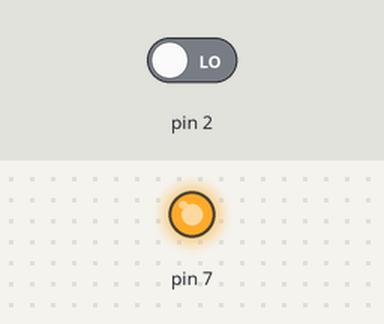
The sketch below on a simulated Arduino Uno, built with avr-gcc and run on an emulated ATmega328P. On the bench: output pins drawn as LEDs (lit = HIGH). The inputs (shaded band) are chosen by the test bench; at power-on: pin 2 LOW. Pins used as bus, display or sensor lines are not drawn; what the sketch prints to the serial monitor is not drawn.

Above: at 0.3 s.
Timing chart, 0 to 1.8 s (numbered marks = the images above):
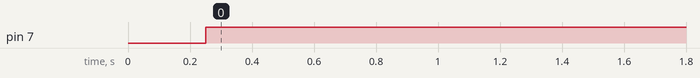

Measured:
- by itself, pin 7: LOW → HIGH at 0.25 s

The sketch:

EJEMPLO_FACIL_RFID_CON_SWITCH.ino
```cpp
/*
 * EJEMPLO DEL USO DE UNA PLACA RFID-RC522 COMO LECTORA DE TARJETAS
 */
#define led 13

char puerto = 0;

#include <SPI.h>    // libreria de comunicaciones seriales
#include <MFRC522.h>  // libreria de manejo de la placa rc522

#define SS_PIN 10   // definimos los pines de comunicacion
#define RST_PIN 9

MFRC522 mfrc522(SS_PIN, RST_PIN);
String card_ID="";

void setup() {
  pinMode(2,INPUT);
  pinMode(7, OUTPUT);

  Serial.begin(9600);  //CONFIGURACION DE LOS PUERTOS SERIALES
  SPI.begin();
  mfrc522.PCD_Init();  //INICIALIZACION DE LA PLACA
  delay(200);
}

void loop() {
  puerto = PIND;
  puerto = puerto &4;
  Serial.println(puerto, BIN);
  switch(puerto){
    case 0:
      digitalWrite(7, HIGH);
      break;

    default:
      digitalWrite(7, LOW);
      break;
  }
  if(!mfrc522.PICC_IsNewCardPresent()){
    return;
  }
  if(!mfrc522.PICC_ReadCardSerial()){
    return;
  }
  for(byte i = 0; i < mfrc522.uid.size; i++){
    card_ID += mfrc522.uid.uidByte[i];
  }
  Serial.println(card_ID);
  card_ID="";
  delay(1000);
}
```
